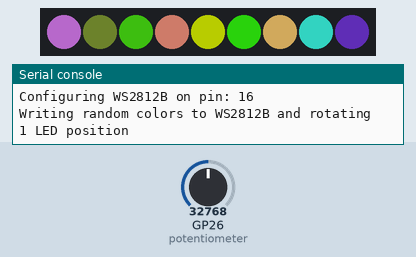
Simulated run of this program. Board: Raspberry Pi Pico running MicroPython. Parts: 9 RGB LEDs in strip order, left to right, the last lines printed to the serial console. The inputs (shaded band) are chosen by the test bench; at power-on: GP26 (potentiometer) = 32768 (analog values on the 0–65535 scale). Dim RGB values are drawn brighter than linear; random numbers come from a fixed seed.

Above: at 1.28 s.
1.3 s: GP26 (potentiometer) set to 0
At 3.1 s:
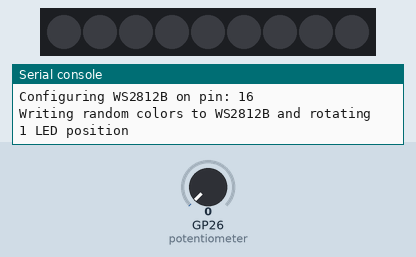
3.3 s: GP26 (potentiometer) set to 19660
At 3.38 s:
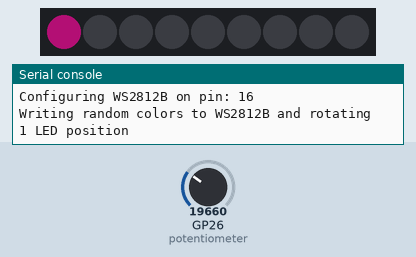
5.4 s: GP26 (potentiometer) set to 45874
At 7.45 s:
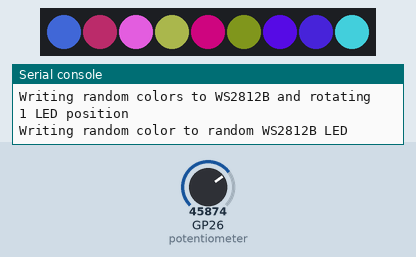
7.6 s: GP26 (potentiometer) set to 57670
At 7.9 s:
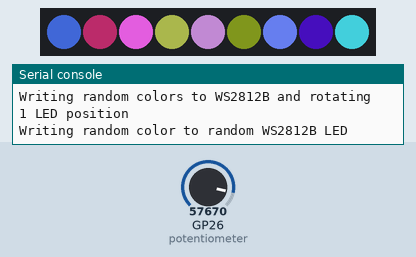
10.6 s: GP26 (potentiometer) set to 65535
At 10.76 s:
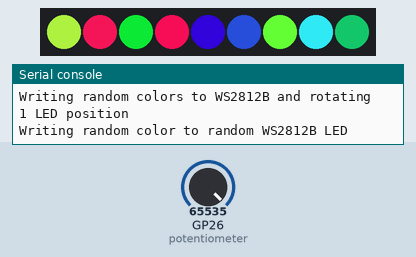
13.0 s: GP26 (potentiometer) set to 7864
At 13.17 s:
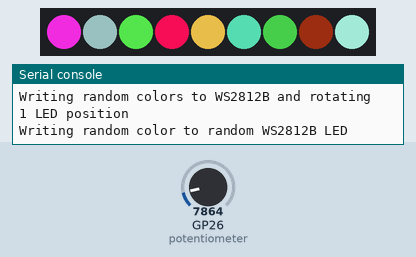

The program:

main.py
```python
import time
import random
from machine import ADC, Pin      # Get the ADC and Pin libraries
from ws2812b import ws2812b

#Configuration variables for the LEDs
led_count = 9
led_state_machine = 0
led_pin = 16
led_brightness = 63 #Maximum brightness for the LEDs = 255
led_red = 0
led_green = 0
led_blue = 0

#Configure the potentiometer
potentiometer = machine.ADC(0)
conversion_factor = 255 / (65535)
led_brightness = int(potentiometer.read_u16() * conversion_factor)

print("\nConfiguring WS2812B on pin:", led_pin)
pixels = ws2812b(led_count, led_state_machine, led_pin, delay=0)

#Trap a ^c to stop the loop and turn off the LEDs
try:
    while(True):
        print("Writing random colors to WS2812B and rotating 1 LED position")
        loop = 1
        while(loop < 50):
            led_brightness = int(potentiometer.read_u16() * conversion_factor)
            led_red = random.randint(0,led_brightness)
            led_green = random.randint(0,led_brightness)
            led_blue = random.randint(0,led_brightness)
            pixels.rotate_right(1)
            pixels.set_pixel(0,led_red,led_green,led_blue)
            pixels.show()
            time.sleep_ms(150)
            loop = loop + 1

        print("Writing random color to random WS2812B LED")
        loop = 1
        while(loop < 100):
            led_brightness = int(potentiometer.read_u16() * conversion_factor)
            led = random.randint(0,8)
            led_red = random.randint(0,led_brightness)
            led_green = random.randint(0,led_brightness)
            led_blue = random.randint(0,led_brightness)
            pixels.set_pixel(led,led_red,led_green,led_blue)
            pixels.show()
            time.sleep_ms(150)
            loop = loop + 1

#A ^c was entered, so turn off the LEDs
except:
    print("Turning LEDs off")
    pixels.fill(0,0,0)
    pixels.show()
```

Measured:
- after the input at 3.3 s, the LEDs: change at once (image 2)
